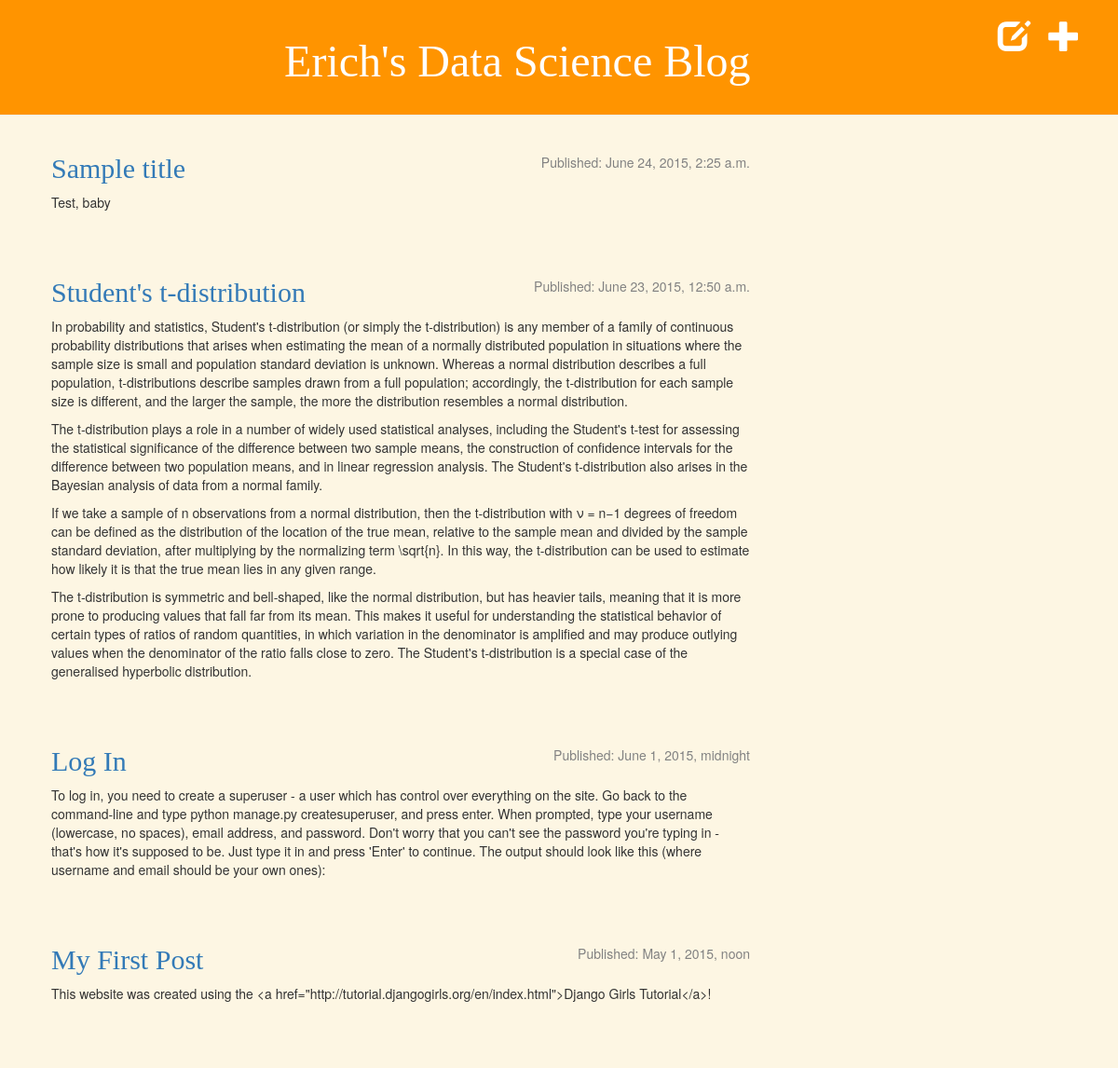
Before: / with the older database file.
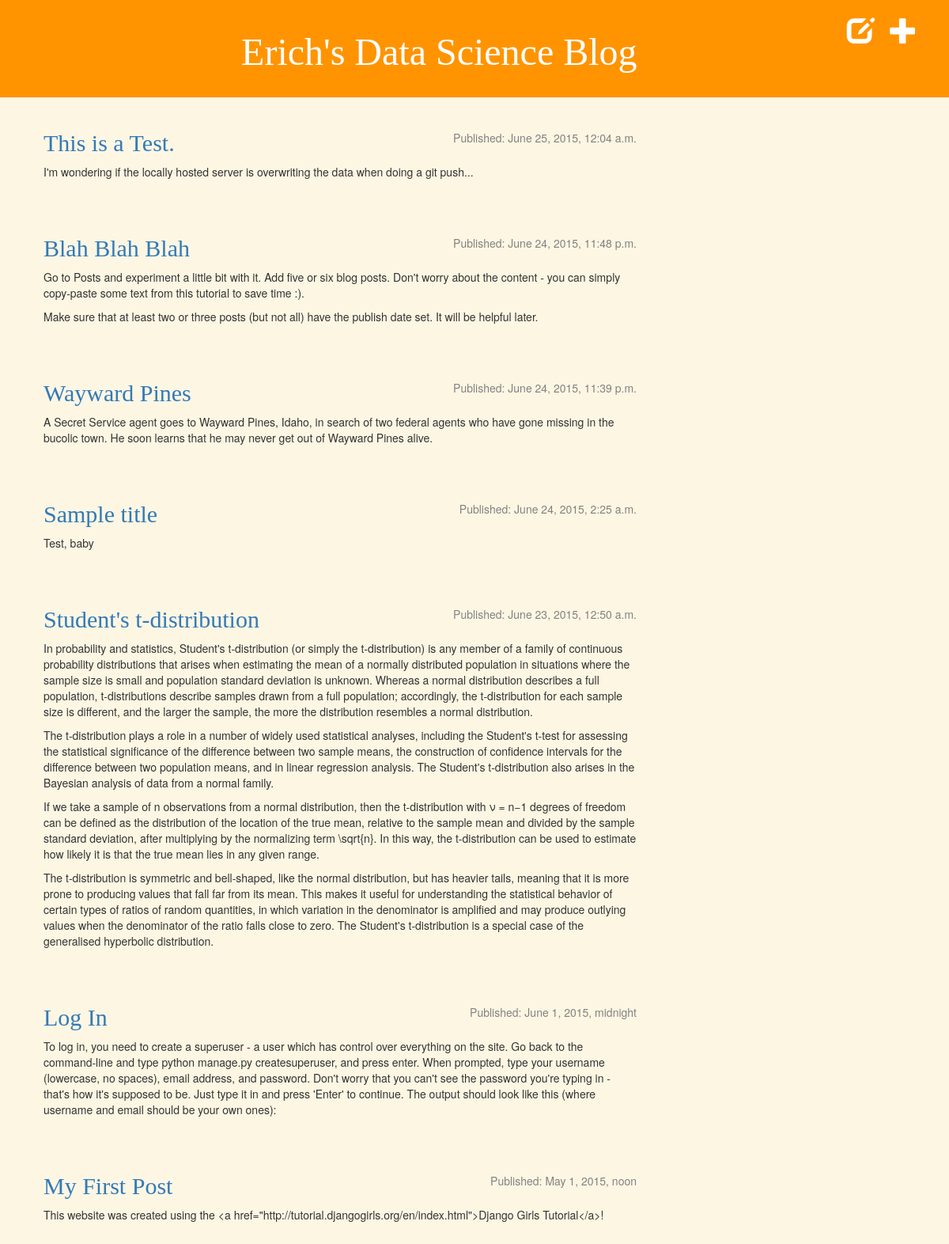
After: the same page with the newer database file.
### blog/models.py (models this page shows, shortened)
class Post(models.Model):
    author = models.ForeignKey('auth.User')
    title = models.CharField(max_length=200)
    text = models.TextField()
    created_date = models.DateTimeField(default=timezone.now)
    published_date = models.DateTimeField(blank=True, null=True)

### blog/views.py (the view)
# urls.py: url(r'^$', views.post_list),
def post_list(request):
    posts = Post.objects.filter(published_date__lte=timezone.now()).order_by(
        '-published_date')
    return render(request, 'blog/post_list.html', {'posts': posts})

### blog/templates/blog/post_list.html
{% extends "blog/base.html" %}
{% block content %}
    {% for post in posts %}
        <div class="post">
            <div class="date">
                <p>Published: {{ post.published_date }}</p>
            </div>
            <h2><a href="{% url "blog.views.post_detail" pk=post.pk %}">{{ post.title }}</a></h2>
            <p>{{ post.text|linebreaks }}</p>
        </div>
    {% endfor %}
{% endblock content %}

Changed rows visible on the page:
added Post: published_date "June 25, 2015, 12:04 a.m.", title "This is a Test.", text "I'm wondering if the locally hosted server is overwriting the data when doing a git push..."
now on this page (row edited): Post: published_date "June 24, 2015, 11:48 p.m.", title "Blah Blah Blah", text "Go to Posts and experiment a little bit with it. Add five or six blog posts. Don't worry about the content - you can simply copy-paste some text from this tutorial to save time :). Make sure that at least two or three posts (but not all) have the publish date set. It will be helpful later."
now on this page (row edited): Post: published_date "June 24, 2015, 11:39 p.m.", title "Wayward Pines", text "A Secret Service agent goes to Wayward Pines, Idaho, in search of two federal agents who have gone missing in the bucolic town. He soon learns that he may never get out of Wayward Pines alive."
